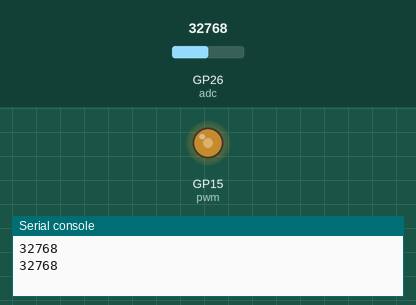
A program run on a simulated Raspberry Pi Pico running MicroPython. Shown: output pins drawn as LEDs (lit = HIGH), the last lines printed to the serial console. Inputs (shaded band) come from the test bench; at power-on: GP26 (adc) = 32768 (analog values on the 0–65535 scale).

Above: at 1.2 s.
1.3 s: GP26 (adc) set to 45874
At 3.2 s:
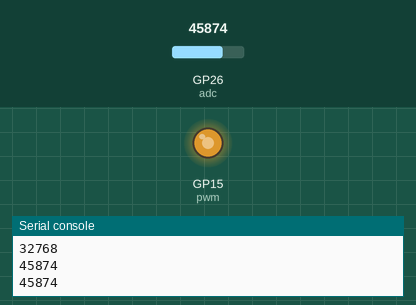
3.5 s: GP26 (adc) set to 57670
At 4.9 s:
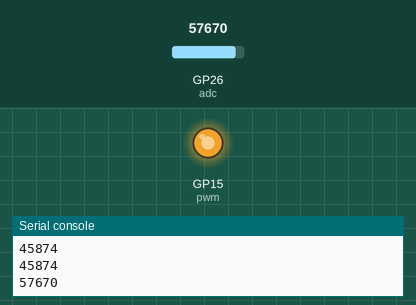
5.5 s: GP26 (adc) set to 7864
At 6.4 s:
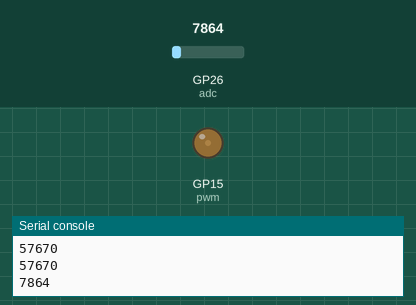
7.5 s: GP26 (adc) set to 0
At 9.1 s:
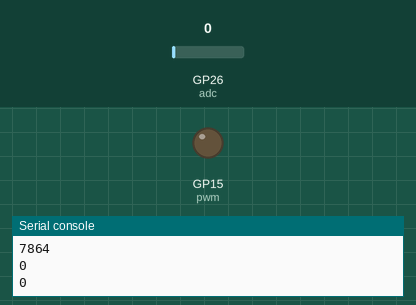
Timing chart, 0 to 10.5 s (numbered marks = the images above; inputs shaded):
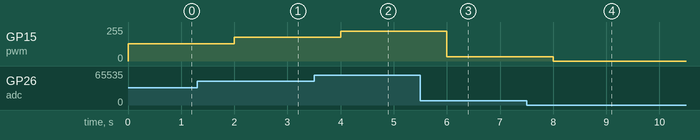

Measured:
- after the input at 1.3 s, GP15 (pwm): 128/255 → 178/255 after 0.70 s
- after the input at 3.5 s, GP15 (pwm): 178/255 → 224/255 after 0.50 s
- after the input at 5.5 s, GP15 (pwm): 224/255 → 31/255 after 0.50 s
- after the input at 7.5 s, GP15 (pwm): 31/255 → 0/255 after 0.50 s

The program:

pot_control_LED.py
```python
from machine import Pin, PWM, ADC
from time import sleep

pwm = PWM(Pin(15))
adc = ADC(Pin(26))

pwm.freq(1000)

while True:
    duty = adc.read_u16()
    pwm.duty_u16(duty)
    print(duty)
    sleep(1)
```
